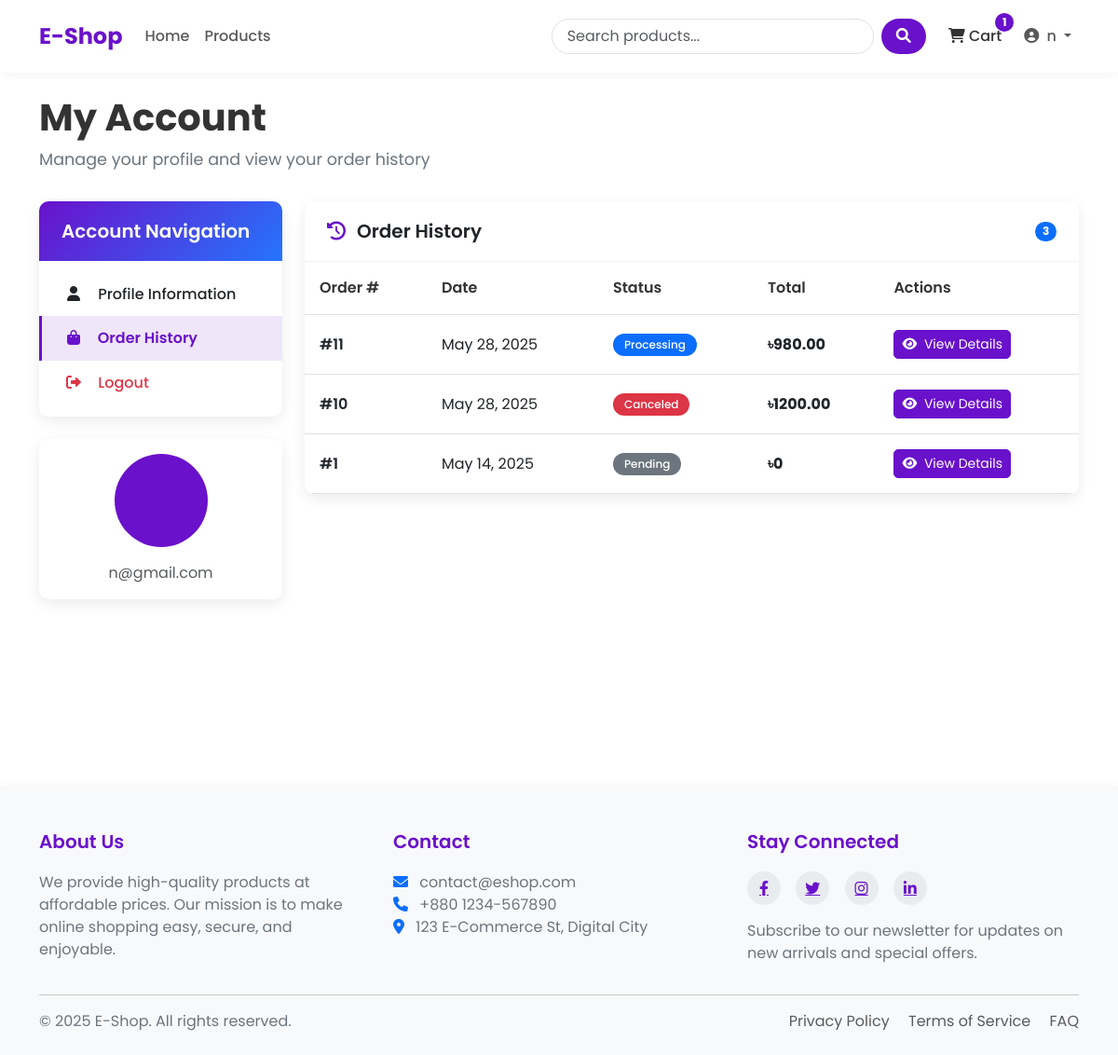
Page /profile/?tab=orders (signed in) on the committed database.
### shop/models.py (models this page shows, shortened)
class Order(models.Model):
    STATUS_CHOICES = (
        ('pending', 'Pending'),
        ('processing', 'Processing'),
        ('shipped', 'Shipped'),
        ('delivered', 'Delivered'),
        ('canceled', 'Canceled'),
    )
    user = models.ForeignKey(User, on_delete=models.CASCADE, related_name="orders")
    first_name = models.CharField(max_length=100)
    phone = models.CharField(max_length=20, blank=True)
    last_name = models.CharField(max_length=100)
    email = models.EmailField()
    address = models.CharField(max_length=250)
    postal_code = models.CharField(max_length=20)
    city = models.CharField(max_length=100)
    status = models.CharField(max_length=10, choices=STATUS_CHOICES, default='pending')
    note = models.TextField(blank = True)
    paid = models.BooleanField(default=False)
    transaction_id = models.CharField(max_length=200, blank=True)
    created = models.DateTimeField(auto_now_add=True)
    updated = models.DateTimeField(auto_now=True)
    class Meta:
        ordering = ['-created']
    def get_total_cost(self):
        return sum(item.get_cost() for item in self.items.all())

class OrderItem(models.Model):
    order = models.ForeignKey(Order, on_delete=models.CASCADE, related_name="items")
    product = models.ForeignKey(Product, on_delete=models.CASCADE)
    quantity = models.PositiveIntegerField(default=1)
    price = models.DecimalField(max_digits=10, decimal_places=2)
    def get_cost(self):
        return self.price*self.quantity

### shop/views.py (the view)
# urls.py: path('profile/', views.profile, name='profile'),
@login_required(login_url='/login/')
def profile(request):
    tab = request.GET.get('tab')
    orders = Order.objects.filter(user=request.user).order_by('-created')
    completed_orders = orders.filter(status = 'delivered').count()
    total_spent = sum(order.get_total_cost() for order in orders if order.paid)
    order_history_active = (tab == 'orders')
    return render(request, 'shop/profile.html', {
        'user' : request.user,
        'orders' : orders,
        'order_history_active' : order_history_active,
        'completed_orders' : completed_orders,
        'total_spent' : total_spent
    })

### shop/context_processors.py (called while the page is built)
def cart_items_count(request):
    if request.user.is_authenticated:
        try:
            cart = Cart.objects.get(user=request.user)
            return {'cart_items_count' : cart.get_total_items()}
        except Cart.DoesNotExist:
            return {'cart_items_count' : 0}
    return {'cart_items_count' : 0}

### shop/models.py (called while the page is built)
    def get_total_items(self):
        return sum(item.quantity for item in self.items.all())

### templates/shop/profile.html (shortened to what this page needs)
{% extends 'base.html' %}
{% block content %}
<div class="profile-container">
    <div class="profile-header">
        <h1 class="profile-title">My Account</h1>
        <p class="profile-subtitle">Manage your profile and view your order history</p>
    </div>
    <div class="row">
        <div class="col-lg-3 mb-4">
            <div class="profile-sidebar">
                <div class="sidebar-card card">
                    <div class="card-header">
                        <h5 class="mb-0">Account Navigation</h5>
                    </div>
                    <div class="sidebar-menu list-group list-group-flush">
                        <a href="{% url 'shop:profile' %}" class="list-group-item list-group-item-action {% if not order_history_active %}active{% endif %}">
                            <i class="fas fa-user"></i> Profile Information
                        </a>
                        <a href="{% url 'shop:profile' %}?tab=orders" class="list-group-item list-group-item-action {% if order_history_active %}active{% endif %}">
                            <i class="fas fa-shopping-bag"></i> Order History
                        </a>
                        <a href="{% url 'shop:logout' %}" class="list-group-item list-group-item-action text-danger">
                            <i class="fas fa-sign-out-alt"></i> Logout
                        </a>
                    </div>
                </div>
                <div class="sidebar-card card">
                    <div class="card-body text-center">
                        <div class="profile-avatar">
                        </div>
                        <p class="text-muted mb-0">{{ user.email }}</p>
                    </div>
                </div>
            </div>
        </div>
        <div class="col-lg-9">
            {% if order_history_active %}
            <div class="content-card card">
                <div class="card-header d-flex justify-content-between align-items-center">
                    <h5 class="mb-0"><i class="fas fa-history"></i> Order History</h5>
                    {% if orders %}
                    <span class="badge bg-primary rounded-pill">{{ orders|length }}</span>
                    {% endif %}
                </div>
                <div class="card-body p-0">
                    {% if orders %}
                        <div class="table-responsive">
                            <table class="table order-table mb-0">
                                <thead>
                                    <tr>
                                        <th>Order #</th>
                                        <th>Date</th>
                                        <th>Status</th>
                                        <th>Total</th>
                                        <th>Actions</th>
                                    </tr>
                                </thead>
                                <tbody>
                                    {% for order in orders %}
                                    <tr>
                                        <td class="order-id">#{{ order.id }}</td>
                                        <td>{{ order.created|date:"M d, Y" }}</td>
                                        <td>
                                            <span class="status-badge badge {% if order.status == 'delivered' %}bg-success{% elif order.status == 'shipped' %}bg-info{% elif order.status == 'processing' %}bg-primary{% elif order.status == 'canceled' %}bg-danger{% else %}bg-secondary{% endif %}">
                                                {{ order.get_status_display }}
                                            </span>
                                        </td>
                                        <td class="fw-bold">৳{{ order.get_total_cost }}</td>
                                        <td>
                                            <button type="button" class="btn btn-sm btn-primary view-btn" data-bs-toggle="modal" data-bs-target="#orderModal{{ order.id }}">
                                                <i class="fas fa-eye me-1"></i> View Details
                                            </button>
                                        </td>
                                    </tr>
                                    {% endfor %}
                                </tbody>
                            </table>
                        </div>
                    {% endif %}
                </div>
            </div>
            {% endif %}
        </div>
    </div>
</div>
{% endblock %}

### templates/base.html (shortened to what this page needs)
<!DOCTYPE html>
<html lang="en">
<head>
    <link href="https://cdn.jsdelivr.net/npm/bootstrap@5.3.0/dist/css/bootstrap.min.css" rel="stylesheet">
    <link rel="stylesheet" href="https://cdnjs.cloudflare.com/ajax/libs/font-awesome/6.0.0/css/all.min.css">
    {% load static %}
</head>
<body>
    <header>
        <nav class="navbar navbar-expand-lg navbar-light bg-white">
            <div class="container">
                <a class="navbar-brand" href="{% url 'shop:home' %}">E-Shop</a>
                <div class="collapse navbar-collapse" id="navbarNav">
                    <ul class="navbar-nav me-auto mb-2 mb-lg-0">
                        <li class="nav-item {% if request.path == '/' %}active{% endif %}">
                            <a class="nav-link" href="{% url 'shop:home' %}">Home</a>
                        </li>
                        <li class="nav-item {% if '/products/' in request.path %}active{% endif %}">
                            <a class="nav-link" href="{% url 'shop:product_list' %}">Products</a>
                        </li>
                    </ul>
                    <form class="d-flex search-box me-3" action="{% url 'shop:product_list' %}" method="get">
                        <input class="form-control search-input me-2" type="search" name="search" placeholder="Search products..." aria-label="Search">
                        <button class="btn search-btn" type="submit">
                            <i class="fas fa-search"></i>
                        </button>
                    </form>
                    <ul class="navbar-nav">
                        <li class="nav-item me-2">
                            <a class="nav-link cart-btn" href="{% url 'shop:cart_detail' %}">
                                <i class="fas fa-shopping-cart"></i> Cart
                                {% if cart_items_count %}
                                    <span class="badge rounded-pill cart-badge">{{ cart_items_count }}</span>
                                {% endif %}
                            </a>
                        </li>
                        {% if user.is_authenticated %}
                            <li class="nav-item dropdown">
                                <a class="nav-link dropdown-toggle" href="#" id="navbarDropdown" role="button"
                                   data-bs-toggle="dropdown" aria-expanded="false">
                                    <i class="fas fa-user-circle me-1"></i> {{ user.username }}
                                </a>
                            </li>
                        {% endif %}
                    </ul>
                </div>
            </div>
        </nav>
    </header>
    <main class="container my-4">
        {% block content %}{% endblock %}
    </main>
    <footer>
        <div class="container">
            <div class="row">
                <div class="col-md-4 mb-4 mb-md-0">
                    <h5>About Us</h5>
                    <p>We provide high-quality products at affordable prices. Our mission is to make online shopping easy, secure, and enjoyable.</p>
                </div>
                <div class="col-md-4 mb-4 mb-md-0">
                    <h5>Contact</h5>
                    <p>
                        <i class="fas fa-envelope me-2 text-primary"></i> contact@eshop.com<br>
                        <i class="fas fa-phone me-2 text-primary"></i> +880 1234-567890<br>
                        <i class="fas fa-map-marker-alt me-2 text-primary"></i> 123 E-Commerce St, Digital City
                    </p>
                </div>
                <div class="col-md-4">
                    <h5>Stay Connected</h5>
                    <div class="social-icons mb-3">
                        <a href="#"><i class="fab fa-facebook-f"></i></a>
                        <a href="#"><i class="fab fa-twitter"></i></a>
                        <a href="#"><i class="fab fa-instagram"></i></a>
                        <a href="#"><i class="fab fa-linkedin-in"></i></a>
                    </div>
                    <p>Subscribe to our newsletter for updates on new arrivals and special offers.</p>
                </div>
            </div>
            <hr>
            <div class="row mt-3">
                <div class="col-md-6 mb-2 mb-md-0">
                    <p class="mb-0">&copy; {% now "Y" %} E-Shop. All rights reserved.</p>
                </div>
                <div class="col-md-6 text-md-end">
                    <p class="mb-0">
                        <a href="#" class="text-decoration-none me-3 text-muted">Privacy Policy</a>
                        <a href="#" class="text-decoration-none me-3 text-muted">Terms of Service</a>
                        <a href="#" class="text-decoration-none text-muted">FAQ</a>
                    </p>
                </div>
            </div>
        </div>
    </footer>
</body>
</html>

### templates/shop/profile.html (style rules this page uses)
.profile-container { padding-bottom: 3rem; }
.profile-header { margin-bottom: 2rem; }
.profile-title { font-weight: 700; margin-bottom: 0.5rem; color: var(--text-color); }
.profile-subtitle { color: var(--text-light); font-size: 1.1rem; }
.profile-sidebar { position: sticky; top: 20px; }
.sidebar-card { border: none; border-radius: var(--border-radius); overflow: hidden; box-shadow: var(--box-shadow); margin-bottom: 1.5rem; }
.sidebar-card .card-header { padding: 1.25rem 1.5rem; background: linear-gradient(135deg, var(--primary-color) 0%, var(--secondary-color) 100%); color: white; border: none; }
.sidebar-card .card-header h5 { margin-bottom: 0; font-weight: 600; }
.sidebar-menu { padding: 0.75rem 0; }
.sidebar-menu .list-group-item { padding: 0.75rem 1.5rem; border: none; border-radius: 0; border-left: 3px solid transparent; transition: all 0.3s ease; font-weight: 500; }
.sidebar-menu .list-group-item.active { background-color: rgba(106, 17, 203, 0.1); border-left-color: var(--primary-color); color: var(--primary-color); font-weight: 600; }
.sidebar-menu .list-group-item i { width: 20px; text-align: center; margin-right: 0.75rem; color: inherit; }
.sidebar-menu .text-danger { color: #dc3545 !important; }
.content-card { border: none; border-radius: var(--border-radius); overflow: hidden; box-shadow: var(--box-shadow); margin-bottom: 1.5rem; }
.content-card .card-header { padding: 1.25rem 1.5rem; background-color: white; border-bottom: 1px solid rgba(0,0,0,0.05); }
.content-card .card-header h5 { margin-bottom: 0; font-weight: 600; display: flex; align-items: center; }
.content-card .card-header i { margin-right: 0.75rem; color: var(--primary-color); }
.content-card .card-body { padding: 1.5rem; }
.profile-avatar { width: 100px; height: 100px; border-radius: 50%; background-color: var(--primary-color); color: white; display: flex; align-items: center; justify-content: center; font-size: 2.5rem; font-weight: 600; margin: 0 auto 1rem; }
.order-table { margin-bottom: 0; }
.order-table th { font-weight: 600; color: var(--text-color); padding: 1rem; }
.order-table td { padding: 1rem; vertical-align: middle; }
.order-table tbody tr { transition: all 0.2s ease; }
.order-id { font-weight: 600; color: var(--primary-color); }
.status-badge { font-weight: 500; padding: 0.375rem 0.75rem; border-radius: 50px; }
.view-btn { border-radius: 5px; transition: all 0.3s ease; }

### templates/base.html (style rules this page uses)
:root { --primary-color: #6a11cb; --primary-dark: #5a0cb8; --primary-light: #7c4ddb; --secondary-color: #2575fc; --text-color: #333333; --text-light: #6c757d; --bg-light: #f8f9fa; --border-radius: 10px; --box-shadow: 0 5px 15px rgba(0,0,0,0.08); }
body { font-family: 'Poppins', sans-serif; color: var(--text-color); display: flex; flex-direction: column; min-height: 100vh; }
main { flex: 1; }
.navbar { padding: 1rem 0; box-shadow: 0 2px 10px rgba(0,0,0,0.05); }
.navbar-brand { font-weight: 700; font-size: 1.5rem; color: var(--primary-color); }
.nav-link { font-weight: 500; padding: 0.5rem 1rem; transition: all 0.3s ease; }
.search-box { position: relative; }
.search-input { border-radius: 50px; padding-left: 1rem; border: 1px solid #dee2e6; transition: all 0.3s ease; }
.search-btn { border-radius: 50px; background-color: var(--primary-color); color: white; padding: 0.375rem 1rem; border: none; }
.cart-btn { position: relative; padding: 0.5rem 1rem; color: var(--text-color); transition: all 0.3s ease; }
.cart-badge { position: absolute; top: 0; right: 0; transform: translate(25%, -25%); background-color: var(--primary-color); }
.btn-primary { background-color: var(--primary-color); border-color: var(--primary-color); }
footer { background-color: var(--bg-light); padding: 3rem 0 1.5rem; margin-top: 5rem; box-shadow: 0 -2px 10px rgba(0,0,0,0.03); }
footer h5 { font-weight: 600; margin-bottom: 1.2rem; color: var(--primary-color); }
footer p { color: var(--text-light); }
.social-icons a { display: inline-flex; align-items: center; justify-content: center; width: 36px; height: 36px; background-color: #e9ecef; color: var(--primary-color); border-radius: 50%; margin-right: 0.75rem; transition: all 0.3s ease; }

### rows in the picture
Order: id "11", created "May 28, 2025", status "Processing", get_total_cost "980.00"
Order: id "10", created "May 28, 2025", status "Canceled", get_total_cost "1200.00"
Order: id "1", created "May 14, 2025", status "Pending", get_total_cost "0"

### other values in the picture
{{ cart_items_count }} "1"
{{ user.username }} "n"
{{ user.email }} "n@gmail.com"
{{ orders|length }} "3"
